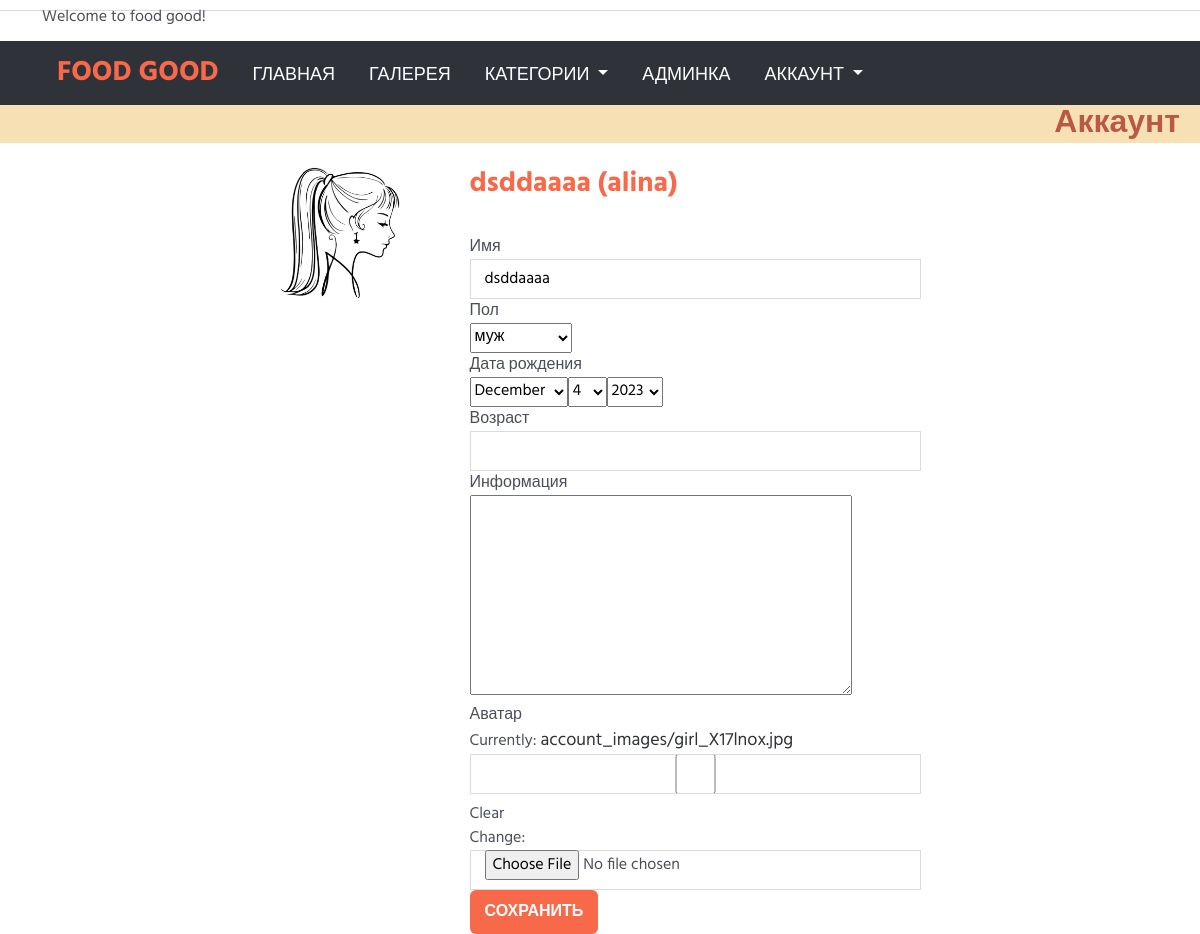
Page /users/user/1/ (signed in) on the earlier database version.
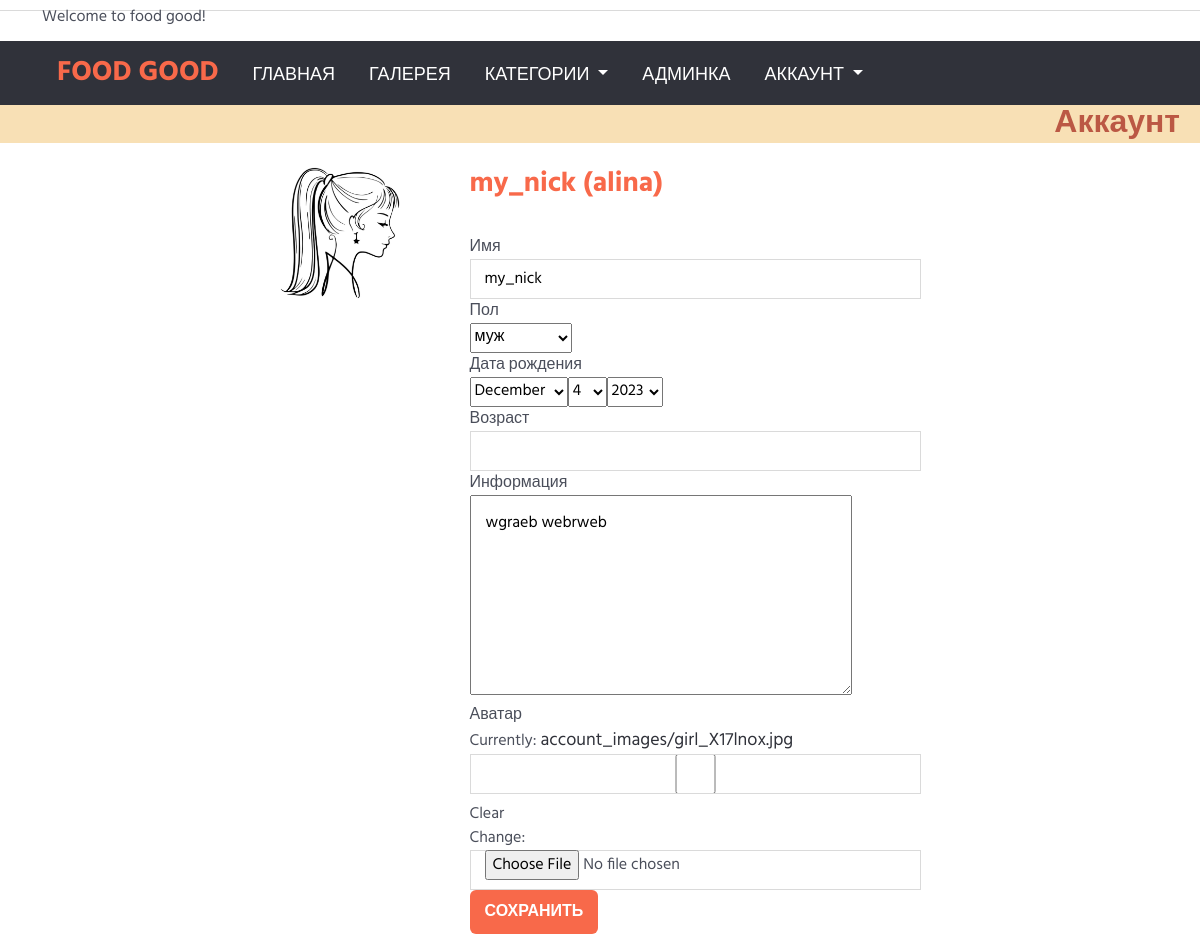
Same page on the later database version.
### users/models.py (models this page shows, shortened)
class Account(models.Model):
    gender_choices= (('м','муж'),
                     ('ж','жен'),
                     ('N/A','не указано'))
    user = models.OneToOneField(User,on_delete=models.CASCADE,
                                primary_key=True)
    nickname = models.CharField(max_length=100)
    birthdate = models.DateField(null=True, blank=True)
    gender = models.CharField(choices=gender_choices,max_length=20)
    age = models.CharField(max_length=100, null=True, blank=True)
    info = models.TextField(null=True, blank=True)
    account_image = models.ImageField(default='default.jpg',
                                      upload_to='account_images')
    tags = models.ManyToManyField(to=Tag, blank=True)
    likes_recipes = models.ManyToManyField(Recipe, through="VotesConnection")
    class Meta:
        verbose_name= 'Аккаунт (Account)'
        verbose_name_plural='Аккаунты'

### users/views.py (the view, shortened to what this page needs)
# urls.py: path("user/<int:pk>/", views.UserAccountView.as_view(), name="account"),
class UserAccountView(LoginRequiredMixin, UpdateView):
    model = Account
    template_name = 'users/account.html'
    context_object_name = 'profile'
    form_class = AccountForm
    def get_context_data(self, **kwargs):
        context = super().get_context_data(**kwargs)
        return context
    def get(self, request, *args, **kwargs):
        self.object = self.get_object()
        if self.request.user.id != self.object.pk:
            messages.add_message(self.request, messages.WARNING, "Вы пытаетесь выполнить неверное действие")
            return redirect('users:account', self.request.user.id)
        return super(UserAccountView, self).get(request, *args, **kwargs)

### users/forms.py
class AccountForm(forms.ModelForm):
    gender_choices = (('м','муж'),
                     ('ж','жен'),
                     ('N/A','не указано'))
    nickname = forms.CharField(label="Имя", max_length=40, strip=True)
    gender = forms.ChoiceField(label="Пол", choices=gender_choices, required=False)
    birthdate = forms.DateField(label='Дата рождения', widget=forms.SelectDateWidget(), required=False)
    age = forms.DecimalField(label="Возраст", min_value=1, max_value=200,
                             max_digits=3, required=False)
    info = forms.CharField(label="Информация",
                           widget=forms.Textarea(attrs={'cols': 40, 'rows': 7}), required=False,
                           strip=True)
    account_image = forms.ImageField(label='Аватар', required=False)
    class Meta:
        model = Account
        fields = ['nickname','gender', 'birthdate','age', 'info', 'account_image']

### users/templates/users/account.html (shortened to what this page needs)
{% extends 'main/base.html' %}
{% load static %}
{% load crispy_forms_tags %}
{% block body %}
<body>
    <div class="flex-row bg-color-light">
        <h2 class="text-header  text-end">Аккаунт</h2>
    </div>
        <div class="container">
            <div class="mt-4">
                    <div class="row d-flex align-content-center justify-content-center flex-wrap">
                        <div class="col-md-2 col-sm-12">
                            <img src="{{ MEDIA_URL }}{{profile.account_image}}" class="" width="120px;" alt="avatar">
                        </div>
                        <div class="col-md-5 col-sm-12 pl-4">
                            <div>
                            <h3>{{profile.nickname}} ({{profile.user.username}})</h3>
                            <br>
                            </div>
                            <form method="post" class="" enctype='multipart/form-data'>
                                {% for field in form %}
                                 {% if field.errors %}
                                        <div class="control-group error">
                                            <label class="control-label">{{ field.label }}</label>
                                            <div class="controls">{{ field }}
                                                <span class="help-inline">
                                                    {% for error in  field.errors %}{{ error }}{% endfor %}
                                                </span>
                                            </div>
                                        </div>
                                        {% else %}
                                            <div class="control-group">
                                            <label class="control-label">{{ field.label }}</label>
                                            <div class="controls">{{ field }}
                                            </div>
                                 {% endif %}
                                {% endfor %}
                                <button type="submit" class="btn primary-btn">Сохранить</button>
                            </form>
                        </div>
                    </div>
            </div>
        </div>
</body>
{% endblock %}

Differences in the rows shown:
changed Account "муж": nickname "dsddaaaa" → "my_nick"; info (not shown) → "wgraeb webrweb"
